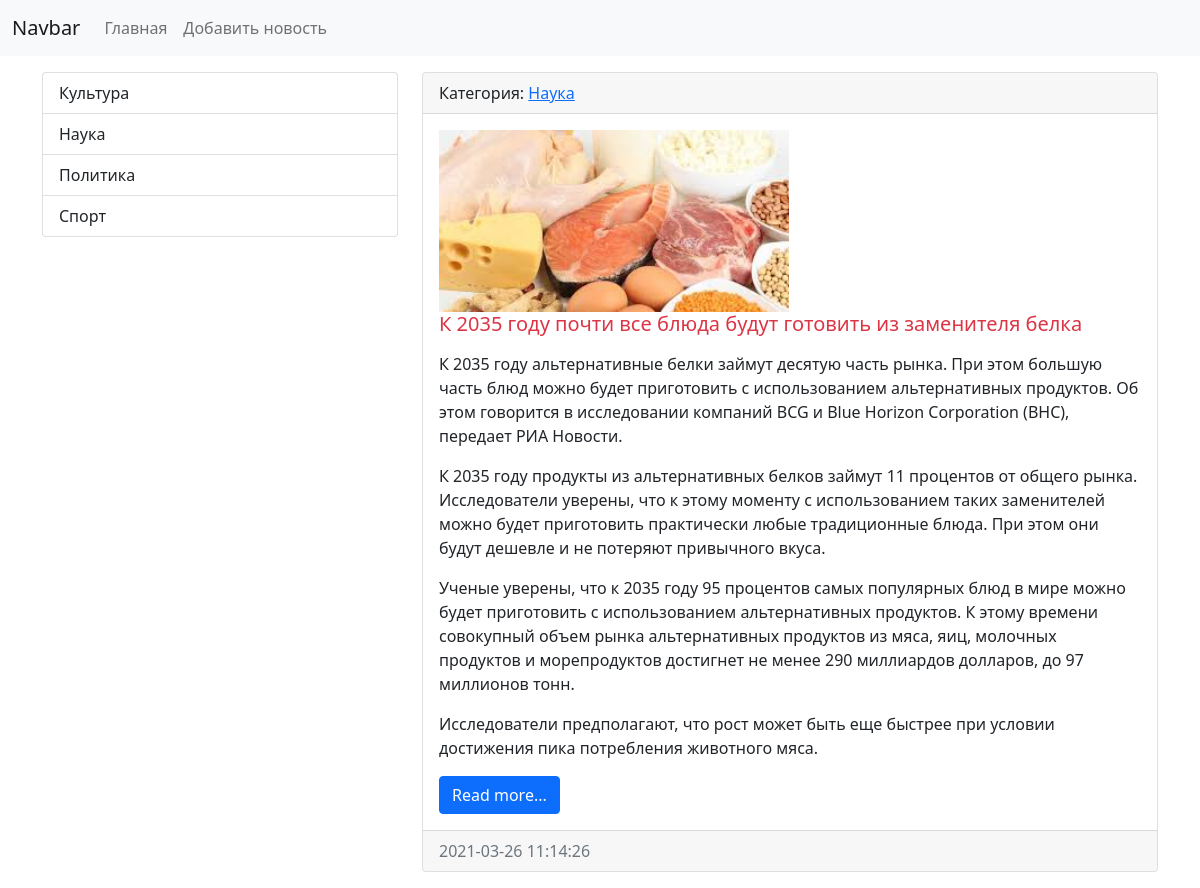
Page /category/4 on the committed database.
### news/models.py (models this page shows, shortened)
class Category(models.Model):
    title = models.CharField(max_length=150,db_index=True, verbose_name='Наименование категории')
    def __str__(self):
        return self.title
    class Meta:
        verbose_name = 'Категория'
        verbose_name_plural = 'Категории'
        ordering = ['title']

class News(models.Model):
    title = models.CharField(max_length=150, verbose_name='Наименование')
    content = models.TextField(blank=True, verbose_name='Контент')
    created_at = models.DateTimeField(auto_now_add=True, verbose_name='Дата публикации')
    updated_at = models.DateTimeField(auto_now=True, verbose_name='Обновлено')
    photo = models.ImageField(upload_to='photos/%Y/%m/%d/', verbose_name='Фото', blank=True)
    is_published = models.BooleanField(default=True, verbose_name='Опубликовано')
    category = models.ForeignKey('Category', on_delete=models.PROTECT, null=True, verbose_name='Категория')
    class Meta:
        verbose_name = 'Новость'
        verbose_name_plural = 'Новости'
        ordering = ['-created_at']

### news/views.py (the view)
# urls.py: path('category/<int:category_id>', get_category, name='category'),
def get_category(request, category_id):
    news = News.objects.filter(category_id=category_id)
    categories = Category.objects.all()
    category = Category.objects.get(pk=category_id)
    return render(request, 'news/category.html', {'news': news, 'categories': categories, 'category': category})

### news/templates/news/category.html (shortened to what this page needs)
<!doctype html>
<html lang="en">
  <head>
    <link href="https://cdn.jsdelivr.net/npm/bootstrap@5.0.0-beta3/dist/css/bootstrap.min.css" rel="stylesheet">
  </head>
  <body>
  <nav class="navbar navbar-expand-lg navbar-light bg-light">
    <div class="container-fluid">
      <a class="navbar-brand" href="{% url 'home' %}">Navbar</a>
      <div class="collapse navbar-collapse" id="navbarSupportedContent">
        <ul class="navbar-nav me-auto mb-2 mb-lg-0">
          <li class="nav-item"><a class="nav-link" href="{% url 'home' %}">Главная</a></li>
          <li class="nav-item"><a class="nav-link" href="{% url 'home' %}">Добавить новость</a></li>
        </ul>
      </div>
    </div>
  </nav>
  <div class="container mt-3">
    <div class="row">
      <div class="col-md-4">
        <div class="list-group">
          {% for item in categories %}
          <a href="{% url 'category' item.pk %}" class="list-group-item list-group-item-action">{{ item.title }}</a>
          {% endfor %}
         </div>
      </div>
      <div class="col-md-8">
        {% for item in news %}
        <div class="card mb-3">
            <div class="card-header">
                Категория: <a href="{% url 'category' item.category.pk %}">{{ item.category }}</a>
            </div>
            <div class="card-body">
              <div class="media">
                {% if item.photo %}
                  <img src="{{ item.photo.url }}" alt="" width="350" class="mr-3">
                {% else %}
                <img src="https://picsum.photos/id/1060/350/235/?blur=2" alt="" class="mr-3">
                {% endif %}
                <div class="media-body">
                                <h5 class="card-title {% cycle 'text-danger' 'text-success' %}">{{ item.title }}</h5>
                                <p class="card-text">{{ item.content| linebreaks }}</p>
                                <a href="#" class="btn btn-primary">Read more...</a>
                </div>
              </div>
           </div>
          <div class="card-footer text-muted">
            {{ item.created_at|date:"Y-m-d H:i:s" }}
          </div>
        </div>
        {% endfor %}
      </div>
    </div>
  </div>
  </body>
</html>

### rows in the picture
Category: title "Культура"
Category: title "Наука"
Category: title "Политика"
Category: title "Спорт"
News: category "Наука", photo (picture), title "К 2035 году почти все блюда будут готовить из заменителя белка", content "К 2035 году альтернативные белки займут десятую часть рынка. При этом большую часть блюд можно будет приготовить с использованием альтернативных продуктов. Об этом говорится в исследовании компаний BCG и Blue Horizon Corporation (BHC), передает РИА Новости. К 2035 году продукты из альтернативных белков займут 11 процентов от общего рынка. Исследователи уверены, что к этому моменту с использованием таких заменителей можно будет приготовить практически любые традиционные блюда. При этом они будут дешевле и не потеряют привычного вкуса. Ученые уверены, что к 2035 году 95 процентов самых популярных блюд в мире можно будет приготовить с использованием альтернативных продуктов. К этому времени…", created_at "2021-03-26 11:14:26"
